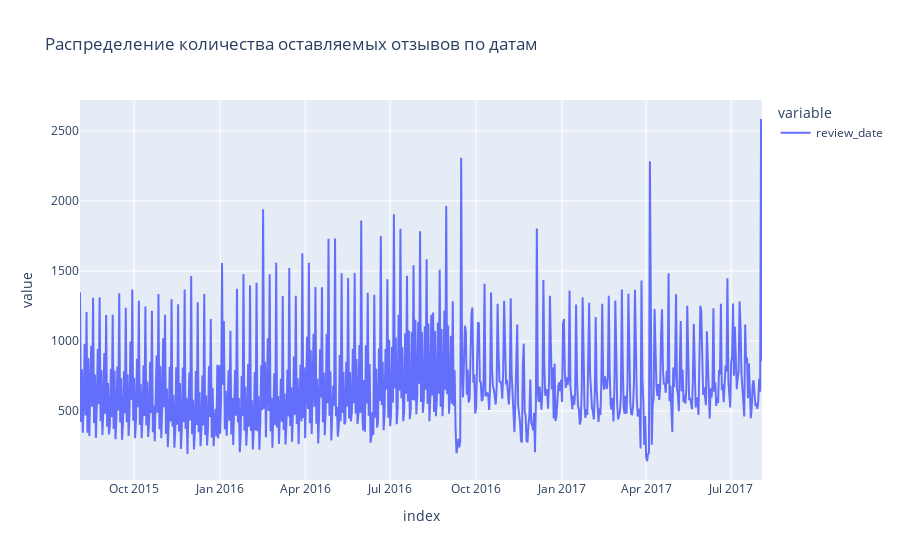

Source (notebook cell):
### Code cell
# для проверки распределения количества отзывов по дням сгруппируем данные и построим линейный график
grouped_date_review = data.groupby(by=['review_date'], as_index=True)['review_date'].count()
lineplot = px.line(grouped_date_review, title='Распределение количества оставляемых отзывов по датам')
lineplot.show()

### Figure 1 — Plotly figure (JSON) as saved in the notebook; plotly's stock layout.template omitted (floating-point values rounded to 4 significant figures; data arrays with more than 128 entries replaced by an {"elided": "..."} marker saying what was removed)
{"data": [{"hovertemplate": "variable=review_date<br>index=%{x}<br>value=%{y}<extra></extra>", "legendgroup": "review_date", "line": {"color": "#636efa", "dash": "solid"}, "marker": {"symbol": "circle"}, "mode": "lines", "name": "review_date", "orientation": "v", "showlegend": true, "type": "scatter", "x": {"elided": "731 str values"}, "xaxis": "x", "y": {"elided": "731 int values"}, "yaxis": "y"}], "layout": {"legend": {"title": {"text": "variable"}, "tracegroupgap": 0}, "title": {"text": "Распределение количества оставляемых отзывов по датам"}, "xaxis": {"anchor": "y", "domain": [0, 1], "title": {"text": "index"}}, "yaxis": {"anchor": "x", "domain": [0, 1], "title": {"text": "value"}}}}
